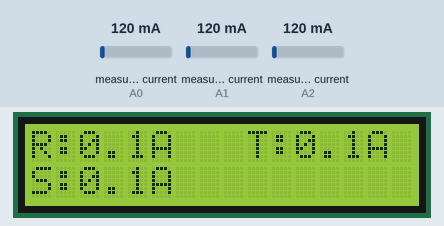
The sketch below on a simulated Arduino Uno, built with avr-gcc and run on an emulated ATmega328P. On the bench: 16×2 character LCD. The test bench sets the inputs (shaded band); at power-on: measured current (sensors on A0, A1, A2) 120 mA. What the sketch prints to the serial monitor is not drawn.

Above: at 5.3 s.
5.4 s: measured current (sensor on A0) set to 40 mA
At 6.1 s:
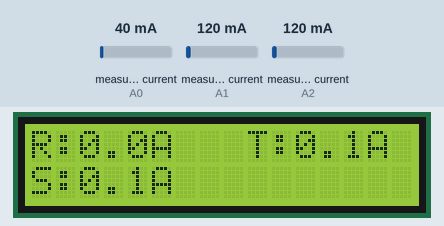
7.3 s: measured current (sensor on A1) set to 40 mA
At 9.1 s:
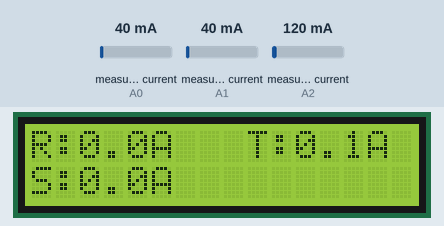
9.5 s: measured current (sensor on A2) set to 40 mA
At 10.8 s:
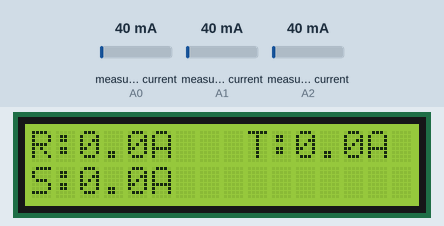
11.2 s: measured current (sensor on A0) set to 500 mA
At 12.6 s:
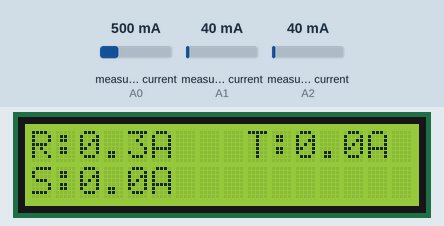
13.4 s: measured current (sensor on A1) set to 500 mA
At 14.2 s:
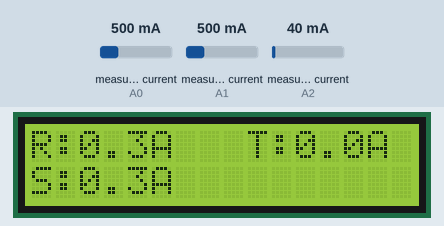
15.1 s: measured current (sensor on A2) set to 500 mA
At 15.8 s:
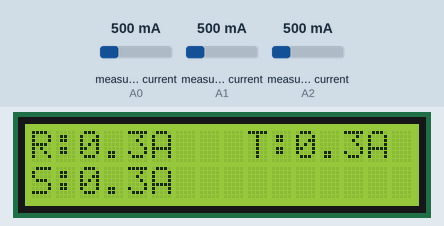
Timing chart, 0 to 18.1 s (numbered marks = the images above; inputs shaded):
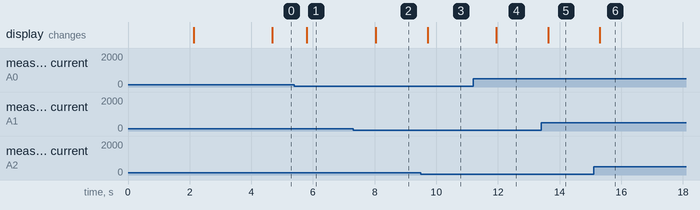

The sketch:

Amperemeter_sakadaek.ino
```cpp
//from gondril to makers
#include "EmonLib.h"
#include <Wire.h>
#include <LiquidCrystal_I2C.h>

LiquidCrystal_I2C lcd(0x27, 2, 1, 0, 4, 5, 6, 7, 3, POSITIVE);
EnergyMonitor emonR,emonS,emonT;

double RIrms = 0;
double SIrms = 0;
double TIrms = 0;

double Rrms =  0;
double Srms =  0;
double Trms =  0;

void setup()
{
  Serial.begin(115200);

  emonR.current(A0, 111.1);//R
  emonS.current(A1, 111.1);//S
  emonT.current(A2, 111.1);//T

  lcd.begin(16,2);
  lcd.backlight();

  lcd.clear();//Clean the screen
  lcd.setCursor(0,0);
  lcd.print("- AmpereMeter -");
  lcd.setCursor(0,1);
  lcd.print("<<< Sakadaek >>>");
  delay(2000);

  lcd.clear();
  lcd.setCursor(0,0);
  lcd.print("Created by:");
  lcd.setCursor(0,1);
  lcd.print("     The The Luk");
  delay(2000);
}

void loop()
{
  RIrms = emonR.calcIrms(1480);//1480 sample
  SIrms = emonS.calcIrms(1480);
  TIrms = emonT.calcIrms(1480);

  /*
   * kenapa dibagi 2,karena arus ac bentuknya 1 gelombang (1 bukit satu lembah)
   * dan Rms itu merupakan arus maksimal dikali akar 2
   * maka perlu dibagi dua untuk medapatkan arus Rms-nya
   */

  Rrms = RIrms/2;
  Srms = SIrms/2;
  Trms = TIrms/2;

  lcd.clear();

  //R
  lcd.setCursor(0,0);
  lcd.print("R:");
  if (Rrms<0 || Rrms>100){
    lcd.print("err");
  }else{
    lcd.print(Rrms,1);
    lcd.print("A");
  }

  //S
  lcd.setCursor(0,1);
  lcd.print("S:");
  if (Srms<0 || Srms>100){
    lcd.print("err");
  }else{
    lcd.print(Srms,1);
    lcd.print("A");
  }

  //T
  lcd.setCursor(9,0);
  lcd.print("T:");
  if (Trms<0 ||  Trms>100){
    lcd.print("err");
  }else{
    lcd.print(Trms,1);
    lcd.print("A");
  }

  //============Print Serial==================//
  Serial.print("| Rrms: ");
  Serial.print(Rrms,1);
  Serial.print(" A  |  ");

  Serial.print("Srms: ");
  Serial.print(Srms,1);
  Serial.print(" A  |  ");

  Serial.print("Trms: ");
  Serial.print(Trms,1);
  Serial.print(" A  |  ");

  Serial.println();
  //==============================//

  //delay(1000);

}
```

Measured:
- after the input at 5.4 s, the display: changes after 0.40 s (image 1)
- after the input at 7.3 s, the display: changes after 0.74 s (image 2)
- after the input at 9.5 s, the display: changes after 0.22 s (image 3)
- after the input at 11.2 s, the display: changes after 0.75 s (image 4)
- after the input at 13.4 s, the display: changes after 0.23 s (image 5)
- after the input at 15.1 s, the display: changes after 0.21 s (image 6)
